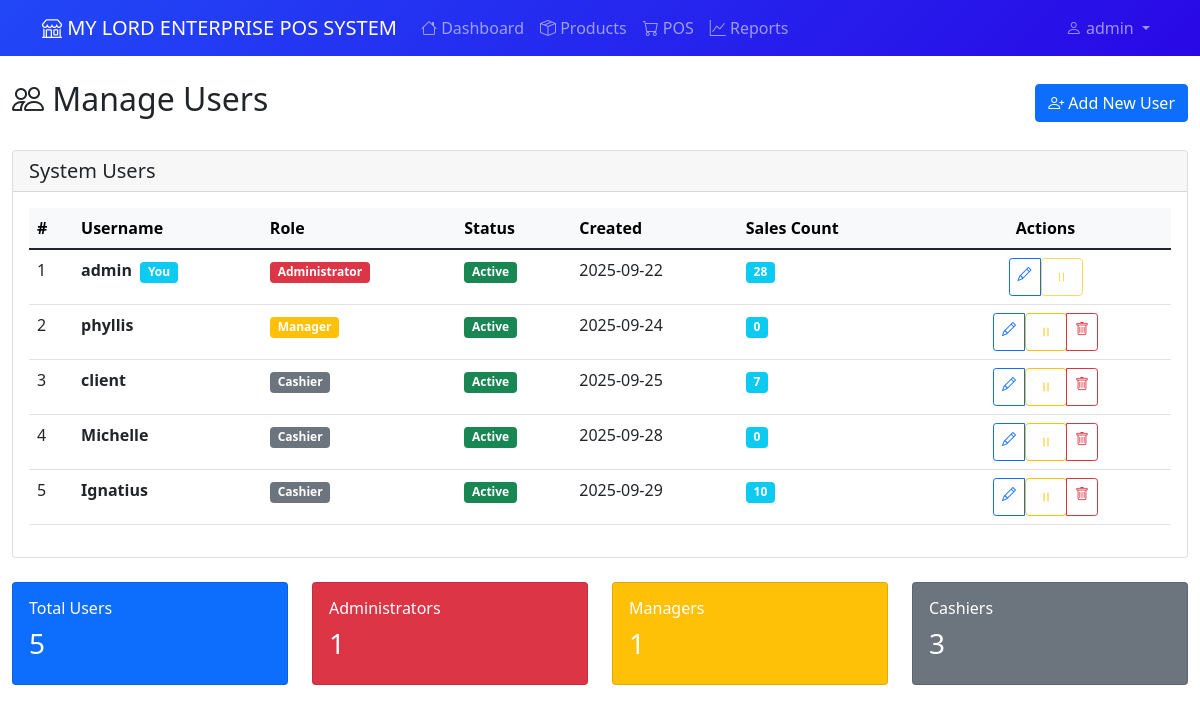
The page /auth/users (signed in) on the database as committed earlier.
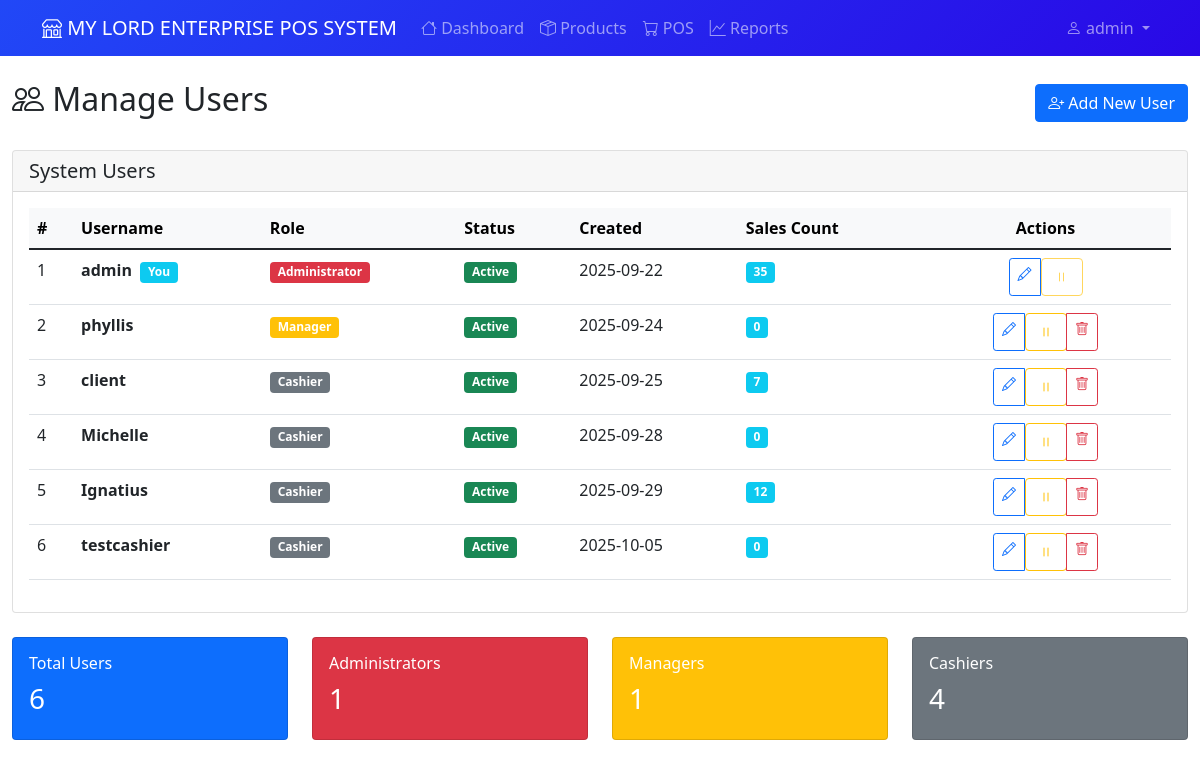
The same page on the database as committed later.
### app/models.py (models this page shows, shortened)
class User(UserMixin, db.Model):
    id = db.Column(db.Integer, primary_key=True)
    username = db.Column(db.String(80), unique=True, nullable=False)
    password_hash = db.Column(db.String(120), nullable=False)
    role = db.Column(db.String(20), nullable=False, default='cashier')  # admin, manager, cashier
    created_at = db.Column(db.DateTime, default=datetime.utcnow)
    is_active = db.Column(db.Boolean, default=True, nullable=False)
    is_temporary_password = db.Column(db.Boolean, default=False, nullable=False)
    password_reset_token = db.Column(db.String(100), nullable=True)
    password_reset_expires = db.Column(db.DateTime, nullable=True)
    must_change_password = db.Column(db.Boolean, default=False, nullable=False)
    last_password_change = db.Column(db.DateTime, nullable=True)
    sales = db.relationship('Sale', backref='clerk', lazy=True)
    expenses = db.relationship('Expense', backref='user', lazy=True)
    def needs_password_change(self):
        return self.must_change_password or self.is_temporary_password
    def is_admin(self):
        return self.role == 'admin'
    def is_manager(self):
        return self.role in ['admin', 'manager']

### app/auth.py (the view)
@bp.route('/users')
@login_required
@admin_required
def manage_users():
    page = request.args.get('page', 1, type=int)
    per_page = 10
    users = User.query.paginate(
        page=page,
        per_page=per_page,
        error_out=False
    )
    return render_template('auth/manage_users.html', users=users)

### app/templates/auth/manage_users.html (shortened to what this page needs)
{% extends "base.html" %}
{% block content %}
<div class="d-flex justify-content-between align-items-center mb-4">
    <h2><i class="bi bi-people"></i> Manage Users</h2>
    <a href="{{ url_for('auth.register') }}" class="btn btn-primary">
        <i class="bi bi-person-plus"></i> Add New User
    </a>
</div>
<div class="card">
    <div class="card-header">
        <h5 class="mb-0">System Users</h5>
    </div>
    <div class="card-body">
        {% if users.items %}
            <div class="table-responsive">
                <table class="table table-hover">
                    <thead class="table-light">
                        <tr>
                            <th>#</th>
                            <th>Username</th>
                            <th>Role</th>
                            <th>Status</th>
                            <th>Created</th>
                            <th>Sales Count</th>
                            <th class="text-center" style="min-width: 150px;">Actions</th>
                        </tr>
                    </thead>
                    <tbody>
                        {% for user in users.items %}
                        <tr>
                            <td>{{ loop.index + (users.page - 1) * users.per_page }}</td>
                            <td>
                                <strong>{{ user.username }}</strong>
                                {% if user.id == current_user.id %}
                                    <span class="badge bg-info ms-1">You</span>
                                {% endif %}
                            </td>
                            <td>
                                {% if user.role == 'admin' %}
                                    <span class="badge bg-danger">Administrator</span>
                                {% elif user.role == 'manager' %}
                                    <span class="badge bg-warning">Manager</span>
                                {% else %}
                                    <span class="badge bg-secondary">Cashier</span>
                                {% endif %}
                            </td>
                            <td>
                                {% if user.is_active is defined %}
                                    {% if user.is_active %}
                                        <span class="badge bg-success">Active</span>
                                    {% else %}
                                        <span class="badge bg-secondary">Inactive</span>
                                    {% endif %}
                                {% else %}
                                    <span class="badge bg-success">Active</span>
                                {% endif %}
                            </td>
                            <td>
                                {% if user.created_at %}
                                    {{ user.created_at.strftime('%Y-%m-%d') }}
                                {% else %}
                                    -
                                {% endif %}
                            </td>
                            <td>
                                <span class="badge bg-info">{{ user.sales|length if user.sales else 0 }}</span>
                            </td>
                            <td class="text-center">
                                <div class="btn-group btn-group-sm">
                                    <a href="{{ url_for('auth.edit_user', user_id=user.id) }}"
                                       class="btn btn-outline-primary"
                                       title="Edit User">
                                        <i class="bi bi-pencil"></i>
                                    </a>
                                    {% if user.is_active is defined %}
                                    <form method="POST"
                                          action="{{ url_for('auth.toggle_user_status', user_id=user.id) }}"
                                          class="d-inline">
                                        <button type="submit"
                                                class="btn btn-outline-warning"
                                                title="{{ 'Deactivate' if user.is_active else 'Activate' }} User"
                                                {% if user.id == current_user.id %}disabled{% endif %}>
                                            <i class="bi bi-{{ 'pause' if user.is_active else 'play' }}"></i>
                                        </button>
                                    </form>
                                    {% endif %}
                                    {% if user.id != current_user.id %}
                                    <a href="{{ url_for('auth.confirm_delete_user', user_id=user.id) }}"
                                       class="btn btn-outline-danger"
                                       title="Delete User">
                                        <i class="bi bi-trash"></i>
                                    </a>
                                    {% endif %}
                                </div>
                            </td>
                        </tr>
                        {% endfor %}
                    </tbody>
                </table>
            </div>
        {% endif %}
    </div>
</div>
<div class="row mt-4">
    <div class="col-md-3">
        <div class="card bg-primary text-white">
            <div class="card-body">
                <h6>Total Users</h6>
                <h3>{{ users.total }}</h3>
            </div>
        </div>
    </div>
    <div class="col-md-3">
        <div class="card bg-danger text-white">
            <div class="card-body">
                <h6>Administrators</h6>
                <h3>{{ users.items | selectattr('role', 'equalto', 'admin') | list | length }}</h3>
            </div>
        </div>
    </div>
    <div class="col-md-3">
        <div class="card bg-warning text-white">
            <div class="card-body">
                <h6>Managers</h6>
                <h3>{{ users.items | selectattr('role', 'equalto', 'manager') | list | length }}</h3>
            </div>
        </div>
    </div>
    <div class="col-md-3">
        <div class="card bg-secondary text-white">
            <div class="card-body">
                <h6>Cashiers</h6>
                <h3>{{ users.items | selectattr('role', 'equalto', 'cashier') | list | length }}</h3>
            </div>
        </div>
    </div>
</div>
{% endblock %}

### app/templates/base.html (shortened to what this page needs)
<!DOCTYPE html>
<html lang="en">
<head>
    <link href="https://cdn.jsdelivr.net/npm/bootstrap@5.1.3/dist/css/bootstrap.min.css" rel="stylesheet">
    <link rel="stylesheet" href="https://cdn.jsdelivr.net/npm/bootstrap-icons@1.10.0/font/bootstrap-icons.css">
    <link rel="stylesheet" href="{{ url_for('static', filename='css/animations.css') }}">
</head>
<body>
    <nav class="navbar navbar-expand-lg navbar-dark bg-primary">
        <div class="container">
            <a class="navbar-brand" href="{{ url_for('main.index') }}">
                <i class="bi bi-shop"></i> MY LORD ENTERPRISE POS SYSTEM
            </a>
            {% if current_user.is_authenticated %}
            <div class="collapse navbar-collapse" id="navbarNav">
                <ul class="navbar-nav me-auto">
                    <li class="nav-item">
                        <a class="nav-link" href="{{ url_for('main.index') }}">
                            <i class="bi bi-house"></i> Dashboard
                        </a>
                    </li>
                    <li class="nav-item">
                        <a class="nav-link" href="{{ url_for('products.list_products') }}">
                            <i class="bi bi-box-seam"></i> Products
                        </a>
                    </li>
                    {% if current_user.is_manager() %}
                    <li class="nav-item">
                        <a class="nav-link" href="{{ url_for('pos.pos_page') }}">
                            <i class="bi bi-cart"></i> POS
                        </a>
                    </li>
                    <li class="nav-item">
                        <a class="nav-link" href="{{ url_for('reports.sales_reports') }}">
                            <i class="bi bi-graph-up"></i> Reports
                        </a>
                    </li>
                    {% endif %}
                </ul>
                <ul class="navbar-nav">
                    <li class="nav-item dropdown">
                        <a class="nav-link dropdown-toggle" href="#" role="button" data-bs-toggle="dropdown">
                            <i class="bi bi-person"></i> {{ current_user.username }}
                        </a>
                    </li>
                </ul>
            </div>
            {% endif %}
        </div>
    </nav>
    <div class="container-fluid mt-4">
        {% block content %}{% endblock %}
    </div>
</body>
</html>

### app/static/css/animations.css (style rules this page uses)
.navbar.navbar-dark.bg-primary { background: linear-gradient(135deg, #2148f7 0%, #2908e6 100%) !important; }
.card { animation: fadeInUp 0.6s ease-out backwards; }
.card h3, .card h4 { animation: countUp 0.8s ease-out backwards; animation-delay: 0.5s; }
.badge.bg-warning { animation: pulse 2s ease-in-out infinite; }
.badge.bg-danger { animation: pulse 2.5s ease-in-out infinite; }
.table tbody tr { animation: fadeIn 0.5s ease-out backwards; }
.table tbody tr:nth-child(1) { animation-delay: 0.1s; }
.table tbody tr:nth-child(2) { animation-delay: 0.15s; }
.table tbody tr:nth-child(3) { animation-delay: 0.2s; }
.table tbody tr:nth-child(4) { animation-delay: 0.25s; }
.table tbody tr:nth-child(5) { animation-delay: 0.3s; }
.btn-group .btn { animation: fadeIn 0.5s ease-out backwards; }
.btn-group .btn:nth-child(1) { animation-delay: 0.1s; }
.btn-group .btn:nth-child(3) { animation-delay: 0.2s; }
.navbar-brand { animation: slideInLeft 0.6s ease-out; }
.navbar-nav .nav-item { animation: slideDown 0.5s ease-out backwards; }
.navbar-nav .nav-item:nth-child(1) { animation-delay: 0.1s; }
.navbar-nav .nav-item:nth-child(2) { animation-delay: 0.15s; }
.navbar-nav .nav-item:nth-child(3) { animation-delay: 0.2s; }
.navbar-nav .nav-item:nth-child(4) { animation-delay: 0.25s; }
.card { transition: transform 0.3s ease, box-shadow 0.3s ease; }
.btn { transition: all 0.3s ease; }
.card.text-white { transition: all 0.3s ease; }
.table tbody tr { transition: background-color 0.2s ease, transform 0.2s ease; }
a { transition: color 0.2s ease; }
.badge { transition: transform 0.2s ease; }
h1, h2, h3.text-primary { animation: slideInLeft 0.6s ease-out; }

Rows that differ between the two databases and show on the page:
computed for User "admin": sales|length "28" → "35"
computed for User "Ignatius": sales|length "10" → "12"
added User: username "testcashier", role "Cashier", is_active "Active", created_at "2025-10-05", sales|length "0"
Other text that changed with them:
{{ users.total }}: "5" → "6"
{{ users.items | selectattr('role', 'equalto', 'cashier') | list | length }}: "3" → "4"
